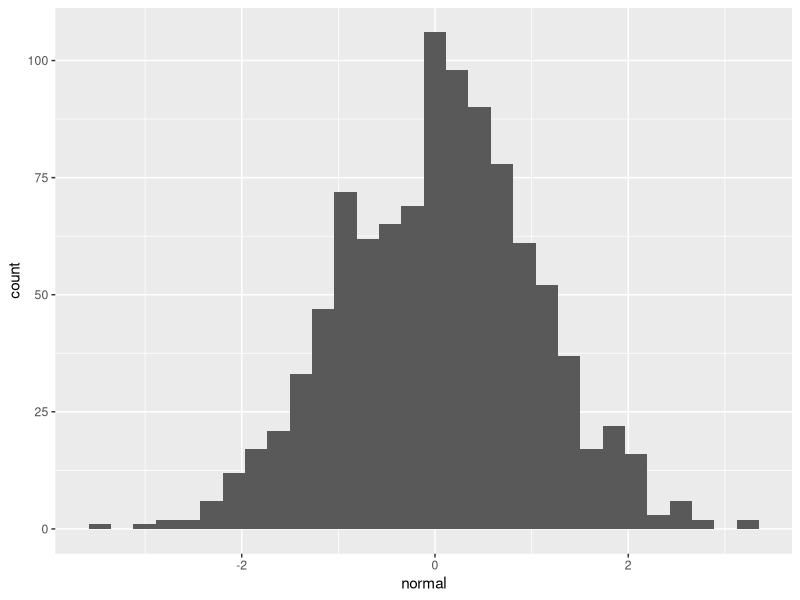
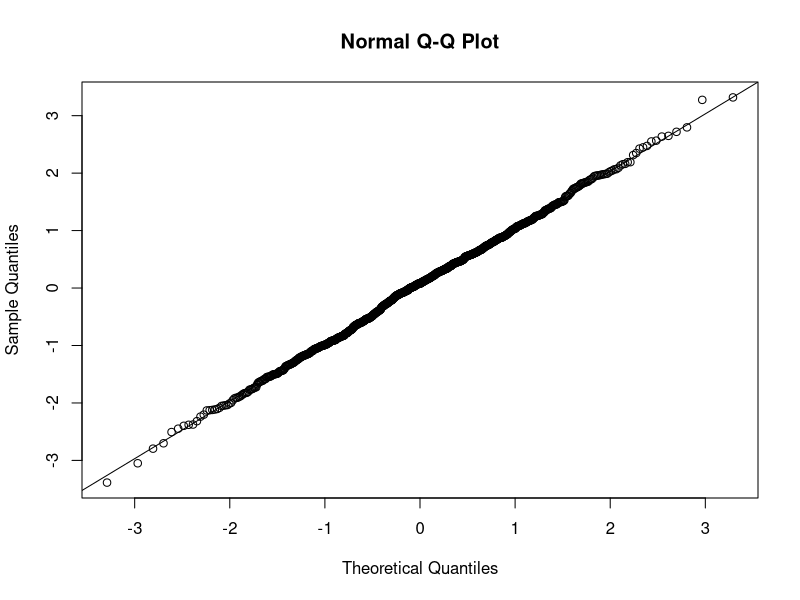
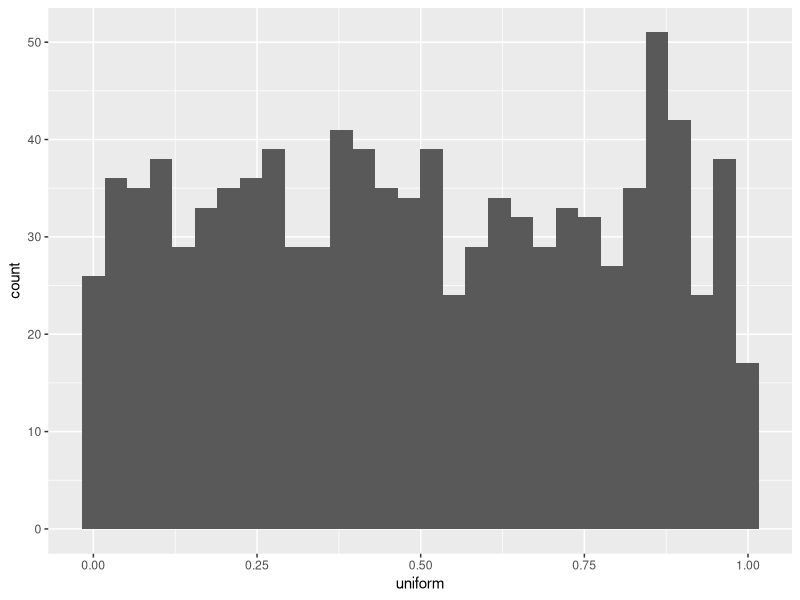
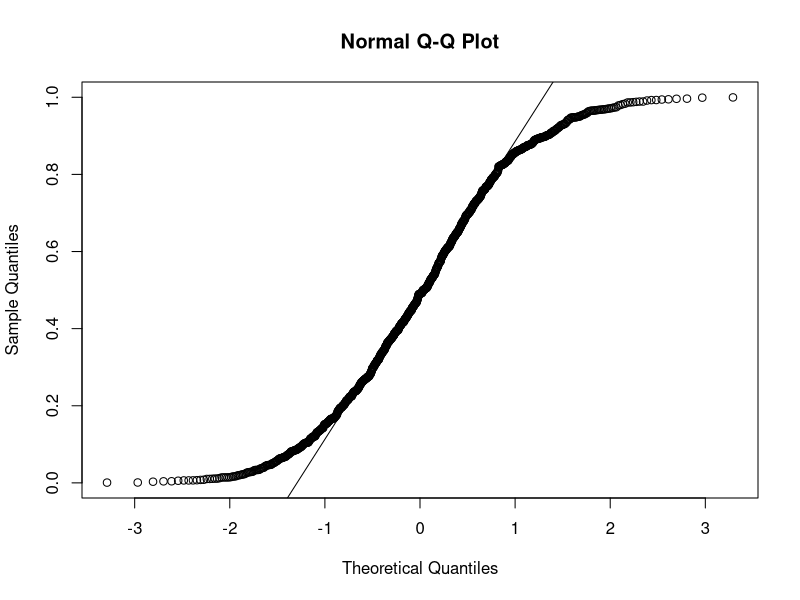
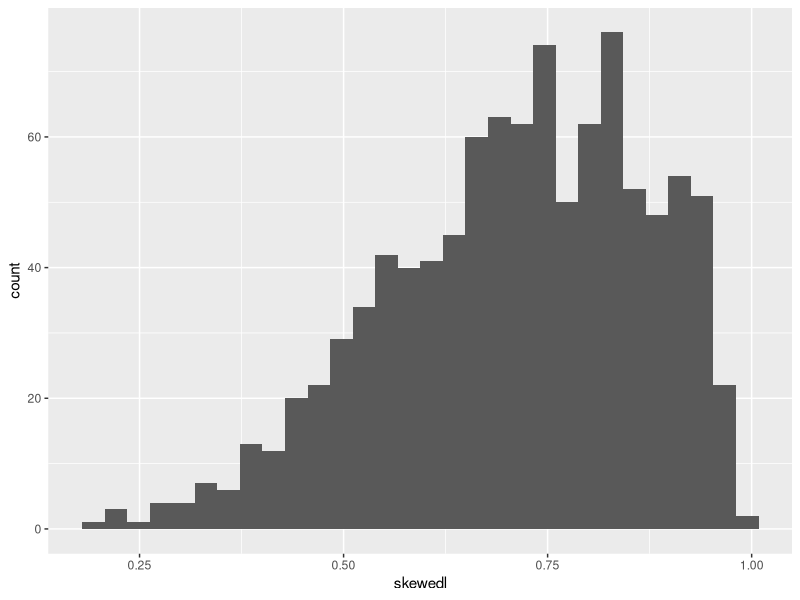
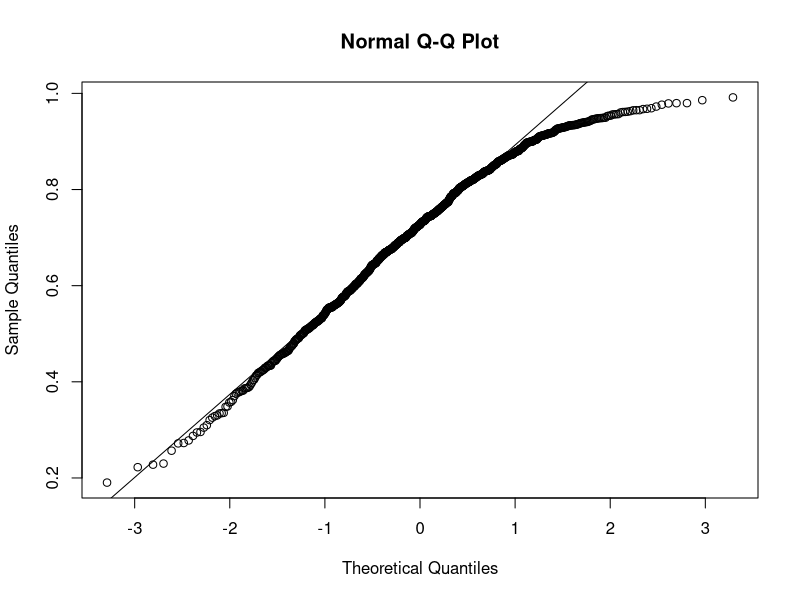
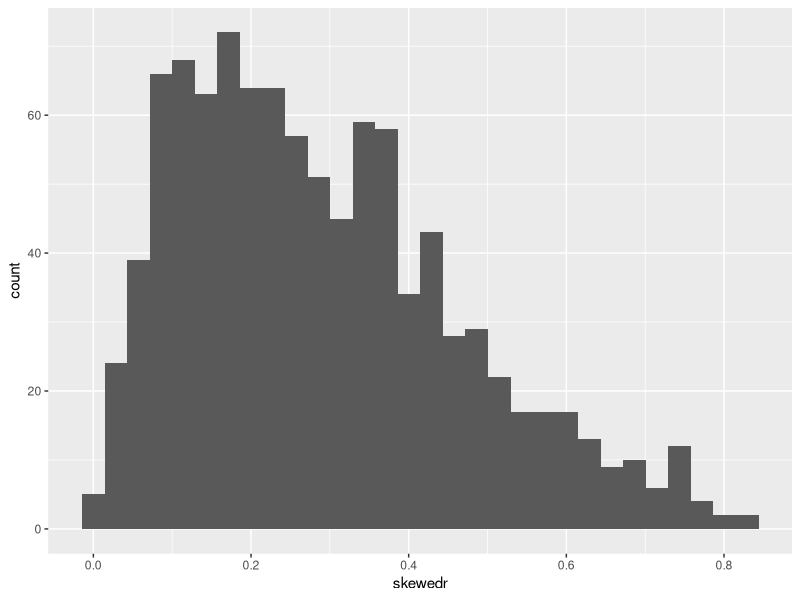
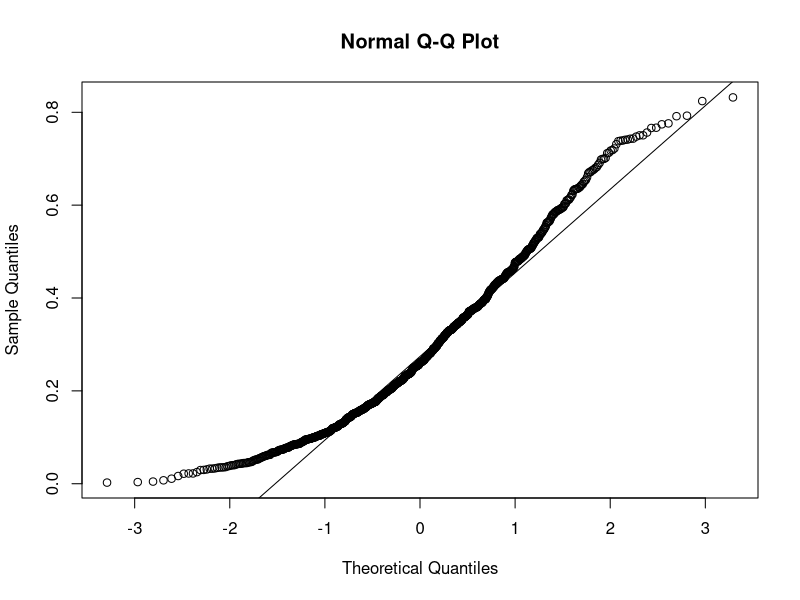

The R source for these figures, in order:
rm(list=ls())
library(tidyverse)

l <- data.frame(normal = rnorm(1000, 0, 1),
uniform <- runif(1000, 0, 1),
skewedl <- rbeta(1000,5,2),
skewedr <- rbeta(1000,2,5),
normallog <- rlnorm(1000, 0, 1),
poisson <- rpois(1000, 0.5),
binomial <- rbinom(1000, 10, 0.5))

ggplot(l) +
  geom_histogram(mapping=aes(x=normal), bins = 30)
qqnorm(l$normal)
qqline(l$normal)

ggplot(l) +
  geom_histogram(mapping=aes(x=uniform), bins = 30)
qqnorm(l$uniform)
qqline(l$uniform)

ggplot(l) +
  geom_histogram(mapping=aes(x=skewedl), bins = 30)
qqnorm(l$skewedl)
qqline(l$skewedl)

ggplot(l) +
  geom_histogram(mapping=aes(x=skewedr), bins = 30)
qqnorm(l$skewedr)
qqline(l$skewedr)

ggplot(l) +
  geom_histogram(mapping=aes(x=normallog), bins = 30)
qqnorm(l$normallog)
qqline(l$normallog)

ggplot(l) +
  geom_histogram(mapping=aes(x=poisson), bins = 30)
qqnorm(l$poisson)
qqline(l$poisson)

ggplot(l) +
  geom_histogram(mapping=aes(x=binomial), bins = 30)
qqnorm(l$binomial)
qqline(l$binomial)

